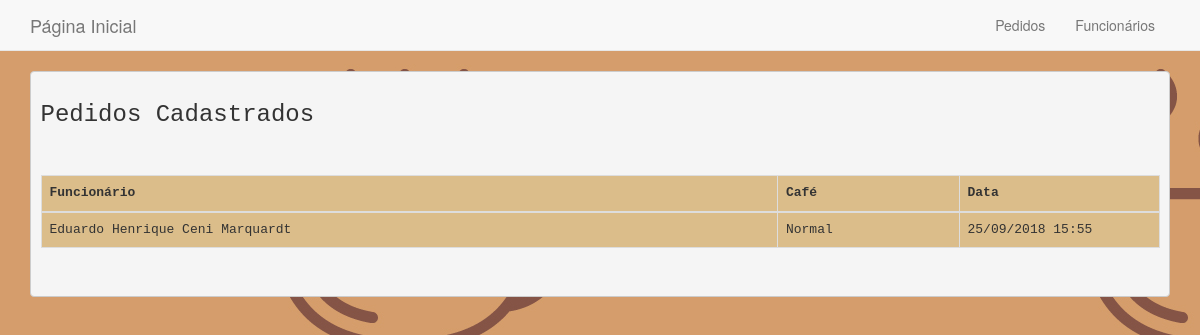
/index.php?modulo=Registro&acao=listar, run on the app's committed database.
### tables this page shows
CREATE TABLE registro (
  id int(11) NOT NULL AUTO_INCREMENT,
  funcionario varchar(100) NOT NULL,
  cafe varchar(255) NOT NULL,
  data_pedido timestamp NOT NULL DEFAULT CURRENT_TIMESTAMP,
  PRIMARY KEY (id)
);

### model/RegistroModel.class.php (called while the page is built, shortened)
<?php
class RegistroModel {
  private $conexao;
  function __construct() {
    try {
      $this->conexao = new PDO("mysql:host=localhost; port=3306; dbname=cafe", "root", "");
      $this->conexao->setAttribute(PDO::ATTR_ERRMODE, PDO::ERRMODE_EXCEPTION);
    } catch (PDOException $e) {
      echo "Erro ao conectar com o Banco de Dados";
      echo "<br />";
      echo $e->getMessage();
    }
  }
  public function consultar(){
    try {
      $sql = "SELECT * FROM registro ORDER BY data_pedido DESC";
      $query = $this->conexao->prepare($sql);
      $query->execute();
      $arrayDados = $query->fetchAll(PDO::FETCH_ASSOC);
      return $arrayDados;
    } catch (PDOException $e) {
      echo "Erro ao consultar os pedidos";
      echo "<br />";
      echo $e->getMessage();
      return false;
    }
  }
}

### core/view/Template.class.php (called while the page is built, shortened)
<?php
class Template {
  public function iniciar() {
    $template = file_get_contents("view/html/template.html");
    if (class_exists(App::$modulo)) {
      $modulo_obj = new $modulo_class;
      if (method_exists($modulo_obj, App::$acao)) {
        $modulo_acao = App::$acao;
        $conteudo = $modulo_obj->$modulo_acao();
      } else {
        $conteudo = "Ação [" . App::$acao . "] não encontrada";
      }
    } else {
      $conteudo = "Módulo [" . App::$modulo . "] não encontrado";
    }
    $html = str_replace("#CONTEUDO#", $conteudo, $template);
    return $html;
  }
}
?>

### core/controller/App.class.php (called while the page is built, shortened)
<?php
class App {
  public function iniciar() {
    $template = new Template();
    $html = $template->iniciar();
    return $html;
  }
}
?>

### controller/Registro.class.php (the view, shortened to what this page needs)
<?php
class Registro {
  public function listar() {
    $htmlRegistros = file_get_contents("view/html/registros.html");
    $registroModel = new RegistroModel();
    $arrayDados = $registroModel->consultar();
    $registros = "";
    if (is_array($arrayDados)) {
      foreach ($arrayDados as $reg) {
        $registros .= "<tr>";
        $registros .= "<td>" . $reg["funcionario"] . "</td>";
        $registros .= "<td>" . $reg["cafe"] . "</td>";
        $registros .= "<td>" . date( "d/m/Y H:i", strtotime($reg["data_pedido"])) . "</td>";
        $registros .= "</tr>";
      }
    }
    $html = str_replace("#REGISTROS#", $registros, $htmlRegistros);
    return $html;
  }
}

### data on the page
registro: funcionario "Eduardo Henrique Ceni Marquardt", cafe "Normal", data_pedido "25/09/2018 15:55"

### other printed values
$html "Página Inicial Funcionários Pedidos Pedidos Cadastrados Funcionário Café Data"
